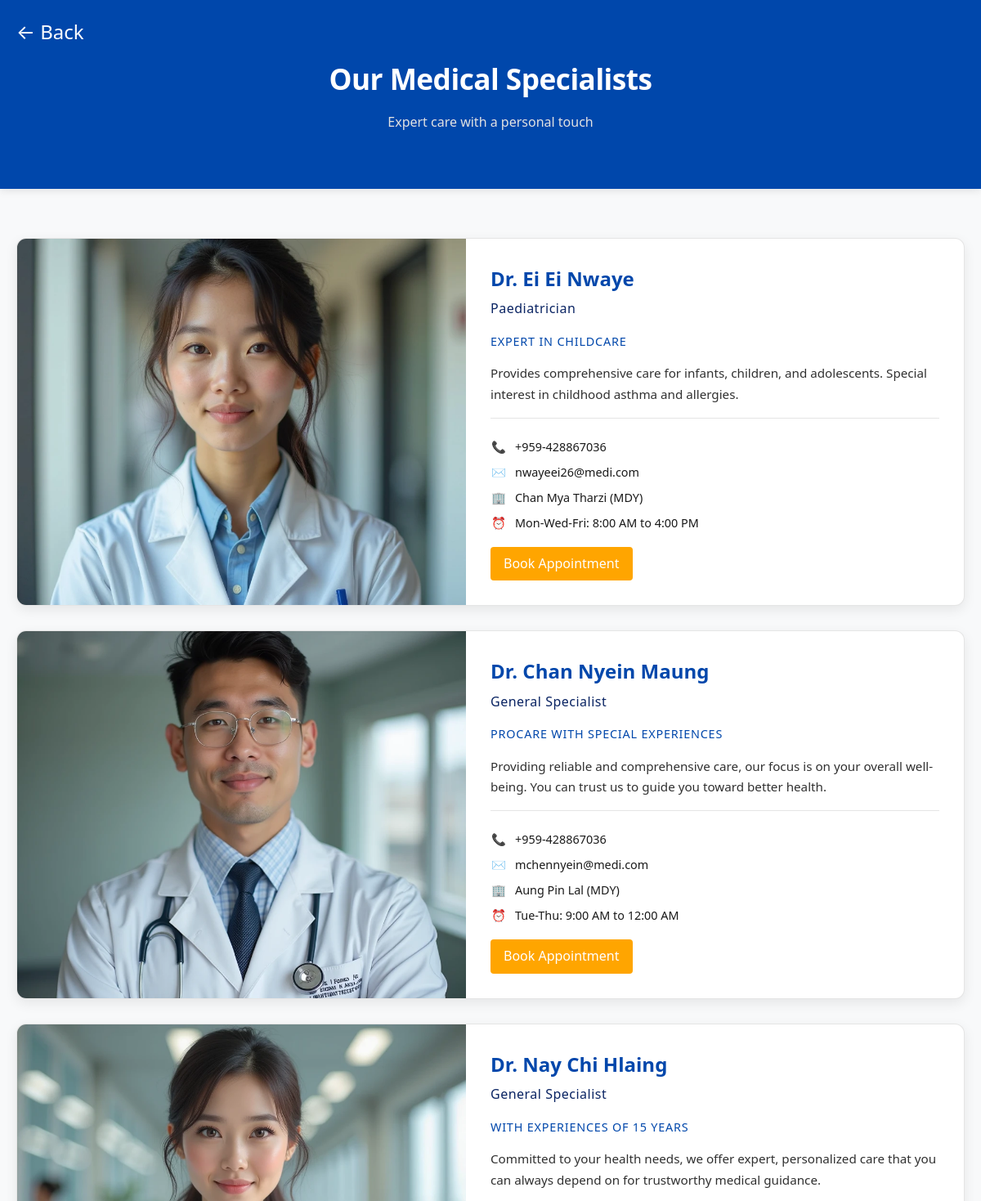
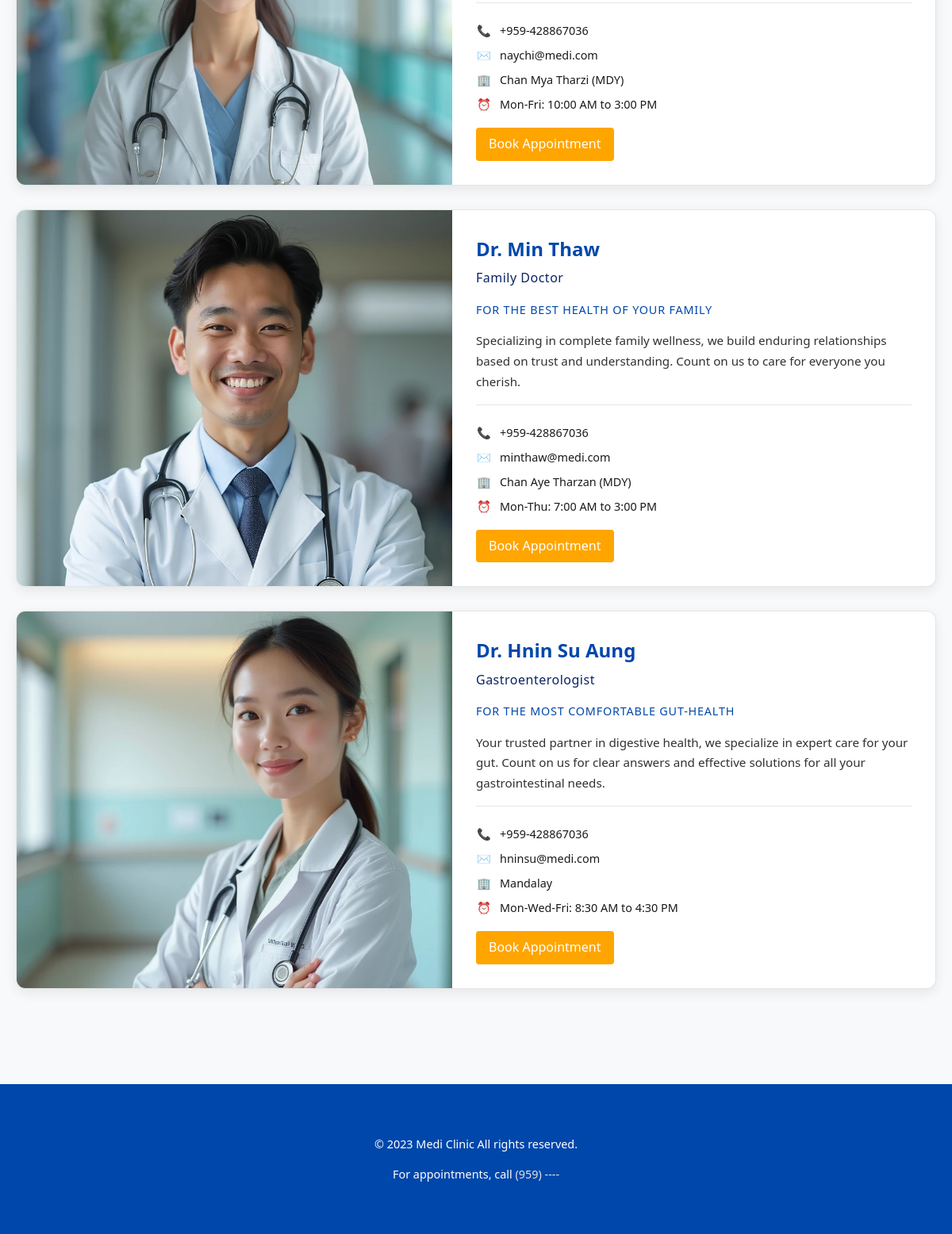
Screenshot of /doctor_list.html with the database file from the repository (2 pictures, top to bottom).
### user/models.py (models this page shows, shortened)
class Doctor(models.Model):
    name = models.CharField(max_length=100)
    specialization = models.CharField(max_length=100, blank=True, null=True)
    department = models.CharField(max_length=100, blank=True, null=True)
    bio = models.TextField(blank=True, null=True)
    phone = models.CharField(max_length=20, blank=True, null=True)
    email = models.EmailField(blank=True, null=True)
    location = models.CharField(max_length=100, blank=True, null=True)
    start_time = models.TimeField(blank=True, null=True)
    end_time = models.TimeField(blank=True, null=True)
    available_days = models.CharField(max_length=50, default="Mon-Fri")
    image = models.ImageField(upload_to='doctors/', blank=True, null=True)

### user/views.py (the view)
# urls.py: path('doctor_list.html', views.doctor_list, name='doctor_list'),
def doctor_list(request):
    doctors = Doctor.objects.all()
    return render(request, "doctor_list.html", {"doctors": doctors})

### templates/doctor_list.html (shortened to what this page needs)
{% load static %}
<!DOCTYPE html>
<html lang="en">
<head>
</head>
<body>
    <header>
        <a href="javascript:history.back()" class="back-button">← Back</a>
        <div class="container">
            <h1>Our Medical Specialists</h1>
            <p class="subtitle">Expert care with a personal touch</p>
        </div>
    </header>
    <div class="container">
        <div class="doctors-container">
            {% for doctor in doctors %}
            <div class="doctor-card">
                <div class="doctor-image">
                    {% if doctor.image %}
    <img src="{{ doctor.image.url }}" alt="Dr. {{ doctor.doctor_name }}">
{% else %}
    <img src="https://via.placeholder.com/300x300?text=Dr.{{ doctor.doctor_name|urlencode }}" alt="Dr. {{ doctor.doctor_name }}">
{% endif %}
                </div>
                <div class="doctor-content">
                    <div class="doctor-header">
                        <h2 class="doctor-name">Dr. {{ doctor.name }}</h2>
                        {% if doctor.specialization %}
                            <p class="specialization">{{ doctor.specialization }}</p>
                        {% endif %}
                    </div>
                    {% if doctor.department %}
                        <span class="department">{{ doctor.department }}</span>
                    {% endif %}
                    {% if doctor.bio %}
                        <p class="bio">{{ doctor.bio }}</p>
                    {% endif %}
                    <div class="contact-info">
                        {% if doctor.phone %}
                            <p><span class="icon">📞</span> {{ doctor.phone }}</p>
                        {% endif %}
                        {% if doctor.email %}
                            <p><span class="icon">✉️</span> {{ doctor.email }}</p>
                        {% endif %}
                        {% if doctor.location %}
                            <p><span class="icon">🏢</span> {{ doctor.location }}</p>
                        {% endif %}
                        {% if doctor.start_time and doctor.end_time %}
                            <p><span class="icon">⏰</span> {{ doctor.available_days }}:
                                {{ doctor.start_time|time:"g:i A" }} to {{ doctor.end_time|time:"g:i A" }}
                            </p>
                        {% endif %}
                        <a href="{% url 'book_appointment' doctor.id %}" class="book-button">Book Appointment</a>
                    </div>
                </div>
            </div>
            {% empty %}
                <p>No doctors found.</p>
            {% endfor %}
        </div>
    </div>
    <footer>
        <div class="container">
            <p>© 2023 Medi Clinic All rights reserved.</p>
            <p>For appointments, call <span class="footer-highlight">(959) ----</span></p>
        </div>
    </footer>
</body>
</html>

### templates/doctor_list.html (style rules this page uses)
:root { --primary-blue: #0A2463; --light-blue: #E2E2E2; --dark-blue: #0047ab; --accent-blue: #ffa500; --text-color: #1A1A1A; --light-gray: #f8f9fa; --white: #FFFFFF; }
body { font-family: 'Segoe UI', system-ui, -apple-system, sans-serif; line-height: 1.6; margin: 0; padding: 0; background-color: var(--light-gray); color: var(--text-color); }
header { background-color: var(--dark-blue); color: var(--white); text-align: center; padding: 3rem 0 2rem; box-shadow: 0 2px 10px rgba(0,0,0,0.1); position: relative; }
.container { max-width: 1200px; margin: 0 auto; padding: 20px; }
.back-button { position: absolute; left: 20px; top: 20px; font-size: 1.5rem; color: var(--white); text-decoration: none; display: flex; align-items: center; transition: color 0.3s ease; }
h1 { margin: 0; font-size: 2.2rem; font-weight: 600; letter-spacing: -0.5px; color: var(--white); }
.subtitle { font-weight: 300; margin-top: 0.8rem; color: var(--light-blue); }
.doctors-container { display: flex; flex-direction: column; gap: 30px; margin: 40px 0; }
.doctor-card { background-color: var(--white); border-radius: 12px; overflow: hidden; box-shadow: 0 5px 15px rgba(0,0,0,0.08); transition: transform 0.3s ease, box-shadow 0.3s ease; border: 1px solid rgba(0,0,0,0.1); display: flex; flex-direction: column; }
.doctor-image { width: 100%; height: 250px; background-color: var(--light-blue); position: relative; overflow: hidden; }
.doctor-image img { width: 100%; height: 100%; object-fit: cover; object-position: center; }
.doctor-content { padding: 20px; }
.doctor-header { margin-bottom: 15px; }
.doctor-name { margin: 0; font-size: 1.5rem; font-weight: 600; color: var(--dark-blue); }
.specialization { font-weight: 500; margin: 5px 0; color: var(--primary-blue); font-size: 1rem; letter-spacing: 0.5px; }
.department { color: var(--dark-blue); font-weight: 500; margin-bottom: 12px; display: block; font-size: 0.9rem; text-transform: uppercase; letter-spacing: 0.8px; }
.bio { font-size: 0.95rem; line-height: 1.7; color: var(--text-color); opacity: 0.9; margin-bottom: 15px; }
.contact-info { margin-top: 15px; padding-top: 15px; border-top: 1px solid rgba(0,0,0,0.1); }
.contact-info p { margin: 8px 0; display: flex; align-items: center; font-size: 0.9rem; }
.icon { color: var(--primary-blue); margin-right: 10px; width: 20px; text-align: center; }
footer { text-align: center; padding: 30px 20px; margin-top: 60px; background-color: var(--dark-blue); color: var(--white); font-size: 0.9rem; }
.footer-highlight { color: var(--light-blue); font-weight: 500; }
@media (min-width: 768px) { .doctor-card { flex-direction: row; } }
@media (min-width: 768px) { .doctor-image { width: 50%; height: auto; min-height: 300px; } }
@media (min-width: 768px) { .doctor-content { width: 50%; padding: 30px; } }
.book-button { display: inline-block; background-color: var(--accent-blue); color: var(--white); padding: 8px 16px; border-radius: 4px; text-decoration: none; font-weight: 500; margin-top: 10px; transition: all 0.3s ease; }

### rows the page displays
Doctor: image (picture), name "Ei Ei Nwaye", specialization "Paediatrician", department "EXPERT IN CHILDCARE", bio "Provides comprehensive care for infants, children, and adolescents. Special interest in childhood asthma and allergies.", phone "+959-428867036", email "nwayeei26@medi.com", location "Chan Mya Tharzi (MDY)", available_days "Mon-Wed-Fri", start_time "8:00 AM", end_time "4:00 PM"
Doctor: image (picture), name "Chan Nyein Maung", specialization "General Specialist", department "PROCARE WITH SPECIAL EXPERIENCES", bio "Providing reliable and comprehensive care, our focus is on your overall well-being. You can trust us to guide you toward better health.", phone "+959-428867036", email "mchennyein@medi.com", location "Aung Pin Lal (MDY)", available_days "Tue-Thu", start_time "9:00 AM", end_time "12:00 AM"
Doctor: image (picture), name "Nay Chi Hlaing", specialization "General Specialist", department "WITH EXPERIENCES OF 15 YEARS", bio "Committed to your health needs, we offer expert, personalized care that you can always depend on for trustworthy medical guidance.", phone "+959-428867036", email "naychi@medi.com", location "Chan Mya Tharzi (MDY)", available_days "Mon-Fri", start_time "10:00 AM", end_time "3:00 PM"
Doctor: image (picture), name "Min Thaw", specialization "Family Doctor", department "FOR THE BEST HEALTH OF YOUR FAMILY", bio "Specializing in complete family wellness, we build enduring relationships based on trust and understanding. Count on us to care for everyone you cherish.", phone "+959-428867036", email "minthaw@medi.com", location "Chan Aye Tharzan (MDY)", available_days "Mon-Thu", start_time "7:00 AM", end_time "3:00 PM"
Doctor: image (picture), name "Hnin Su Aung", specialization "Gastroenterologist", department "FOR THE MOST COMFORTABLE GUT-HEALTH", bio "Your trusted partner in digestive health, we specialize in expert care for your gut. Count on us for clear answers and effective solutions for all your gastrointestinal needs.", phone "+959-428867036", email "hninsu@medi.com", location "Mandalay", available_days "Mon-Wed-Fri", start_time "8:30 AM", end_time "4:30 PM"
